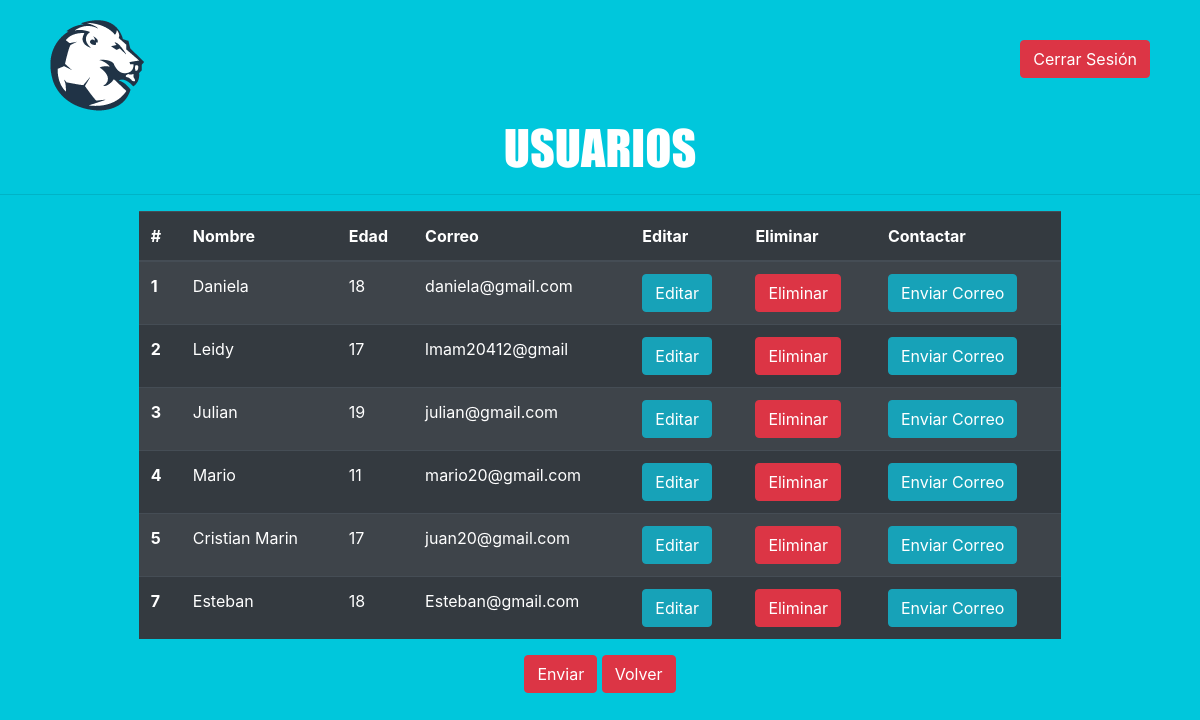
The app's page /usuarios.php (signed in) with its own data.
### tables this page shows
CREATE TABLE `usuarios` (
  `id` int(11) NOT NULL,
  `nombre` varchar(30) NOT NULL,
  `correo` varchar(30) NOT NULL,
  `edad` int(5) NOT NULL
);

### usuarios.php (the view, shortened to what this page needs)
<?php
require "php/conexion.php";
$Sql = "SELECT * FROM usuarios";
$Result = mysqli_query($conect,$Sql);
?>
<!DOCTYPE html>
<html lang="en">
<head>
	<link rel="stylesheet" href="https://use.fontawesome.com/releases/v5.8.1/css/all.css">
	<link rel="stylesheet" href="css/bootstrap.min.css">
	<link rel="stylesheet" href="css/estilos.css">
</head>
<body>
	<div class="ContGeneralUser">
		<nav class="navUser">
			<div class="logo_esquinaUser">
				<img src="img/Loguito.png">
			</div>
			<div class="CerrarUser">
				<a href="Logout.php" class="btn btn-danger">Cerrar Sesión</a>
			</div>
		</nav>
		<h2 class="TitulosUser">USUARIOS</h2>
		<hr>
		<div class="justify-content-center row">
			<table class="table table-striped table-dark w-75">
				<thead>
					<tr>
						<th scope="col">#</th>
						<th scope="col">Nombre</th>
						<th scope="col">Edad</th>
						<th scope="col">Correo</th>
						<th scope="col">Editar</th>
						<th scope="col">Eliminar</th>
						<th scope="col">Contactar</th>
					</tr>
				</thead>
				<tbody>
					<?php
					while($Row = mysqli_fetch_array($Result))
					{
						echo "<tr>";
						echo "<th scope='row'>";
						echo $Row['id'];
						echo "</th>";
						echo "<td>";
						echo $Row['nombre'];
						echo "</td>";
						echo "<td>";
						echo $Row['edad'];
						echo "</td>";
						echo "<td>";
						echo $Row['correo'];
						echo "</td>";
						echo "<td><a class='btn btn-info'";
						echo "href='editarUser.php?idperson=";
						echo $Row['id'];
						echo "'>";
						echo "Editar</a></td>";
						echo "<td><a class='btn btn-danger'";
						echo "href='eliminarUser.php?idperson=";
						echo $Row['id'];
						echo "'>";
						echo "Eliminar</a></td>";
						echo "<td><a class='btn btn-info'";
						echo "href='EnviarUser.php?idperson=";
						echo $Row['id'];
						echo "'>";
						echo "Enviar Correo</a></td>";
					}
					?>
				</tbody>
			</table>
		</div>
		<div class="ContCenter">
			<button type="submit" class="btn btn-danger">Enviar</button>
			<a class="btn btn-danger" href="admin.php">Volver</a>
		</div>
	</div>
</body>
</html>

### css/estilos.css (style rules this page uses)
* { margin: 0; padding: 0; border: 0; outline: none; text-decoration: none !important; list-style: none; }
body { overflow: hidden; }
html { scroll-behavior: smooth; }
h2 { font-size: 3em; color: white; font-family: 'impact', sans-serif; }
.ContGeneralUser { height: 100vh; background: #00c7dc; }
.TitulosUser { font-family: 'impact',sans-serif; color: white; text-align: center; }
.navUser { height: 15%; position: relative; }
.logo_esquinaUser { position: absolute; top: 20px; left: 50px; }
.CerrarUser { position: absolute; top: 40px; right: 50px; }
.ContCenter { margin: auto; text-align: center; }

### records on screen
usuarios: id "1", nombre "Daniela", edad "18", correo "daniela@gmail.com"
usuarios: id "2", nombre "Leidy", edad "17", correo "lmam20412@gmail"
usuarios: id "3", nombre "Julian", edad "19", correo "julian@gmail.com"
usuarios: id "4", nombre "Mario", edad "11", correo "mario20@gmail.com"
usuarios: id "5", nombre "Cristian Marin", edad "17", correo "juan20@gmail.com"
usuarios: id "7", nombre "Esteban", edad "18", correo "Esteban@gmail.com"
